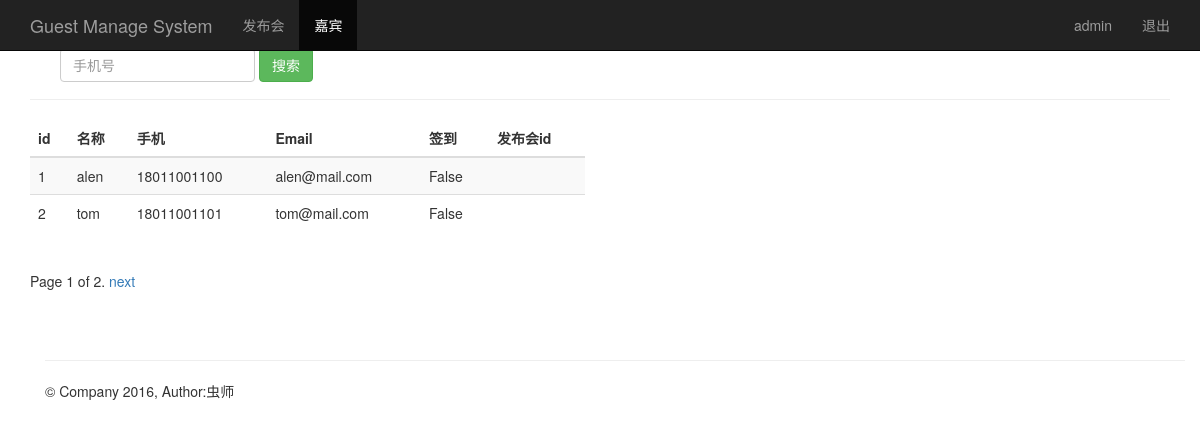
The page /guest_manage/ (signed in) on the database its author committed.
### sign/models.py (models this page shows, shortened)
class Guest(models.Model):
    event = models.ForeignKey(Event)            # 关联发布会id
    realname = models.CharField(max_length=64)  # 姓名
    phone = models.CharField(max_length=16)     # 手机号
    email = models.EmailField()                 # 邮箱
    sign = models.BooleanField()                # 签到状态
    create_time = models.DateTimeField(auto_now=True)  # 创建时间（自动获取当前时间）
    class Meta:
        unique_together = ('phone', 'event')

### sign/views.py (the view)
# urls.py: url(r'^guest_manage/$', views.guest_manage),
@login_required
def guest_manage(request):
    guest_list = Guest.objects.all()
    username = request.session.get('username', '')
    paginator = Paginator(guest_list, 2)
    page = request.GET.get('page')
    try:
        contacts = paginator.page(page)
    except PageNotAnInteger:
        contacts = paginator.page(1)
    except EmptyPage:
        contacts = paginator.page(paginator.num_pages)
    return render(request, "guest_manage.html", {"user": username, "guests": contacts})

### sign/models.py (called while the page is built)
    def __str__(self):
        return self.name

### sign/templates/guest_manage.html (shortened to what this page needs)
{% extends "base.html" %}
{% block content %}
    <nav class="navbar navbar-inverse navbar-fixed-top">
      <div class="container">
        <div class="navbar-header">
          <a class="navbar-brand" href="/guest_manage/">Guest Manage System</a>
        </div>
        <div id="navbar" class="collapse navbar-collapse">
          <ul class="nav navbar-nav">
            <li><a href="/event_manage/">发布会</a></li>
            <li class="active"><a href="#about">嘉宾</a></li>
          </ul>
          <ul class="nav navbar-nav navbar-right">
           <li><a href="#">{{user}}</a></li>
           <li><a href="/logout/">退出</a></li>
         </ul>
        </div>
      </div>
    </nav>
    <div class="container theme-showcase" role="main">
      <div class="page-header">
        <div id="navbar" class="navbar-collapse collapse">
          <form class="navbar-form" method="get" action="/search_phone/">
            <div class="form-group">
              <input name="phone" type="text" placeholder="手机号" class="form-control">
            </div>
            <button type="submit" class="btn btn-success">搜索</button>
          </form>
        </div>
      </div>
      <div class="row">
        <div class="col-md-6">
          <table class="table table-striped">
            <thead>
              <tr>
                <th>id</th>
                <th>名称</th>
                <th>手机</th>
                <th>Email</th>
                <th>签到</th>
                <th>发布会id</th>
              </tr>
            </thead>
            <tbody>
              {% for guest in guests %}
                <tr>
                  <td>{{ guest.id }}</td>
                  <td>{{ guest.realname }}</td>
                  <td>{{ guest.phone }}</td>
                  <td>{{ guest.email }}</td>
                  <td>{{ guest.sign }}</td>
                  <td>{{ guest.event }}</td>
                </tr>
             {% endfor %}
            </tbody>
          </table>
        </div>
      </div>
    <div class="pagination">
      <span class="step-links">
          <span class="current">
            Page {{ guests.number }} of {{ guests.paginator.num_pages }}.
          </span>
        {% if guests.has_next %}
          {% if phone %}
            <a href="?phone={{ phone }}&page={{ guests.next_page_number }}">next</a>
          {% else %}
           <a href="?page={{ guests.next_page_number }}">next</a>
          {% endif %}
        {% endif %}
      </span>
    </div>
{% endblock %}

### sign/templates/base.html (shortened to what this page needs)
<!DOCTYPE html>
<html lang="zh-CN">
  <head>
      <link href="//cdn.bootcss.com/bootstrap/3.3.5/css/bootstrap.min.css" rel="stylesheet">
      <link href="//v3.bootcss.com/examples/theme/theme.css" rel="stylesheet">
  </head>
  <body role="document">
  {% block content %}
  {% endblock %}
    <div class="container theme-showcase" role="main">
        <div class="page-header">
        </div>
        <footer class="footer">
          <p>&copy; Company 2016, Author:虫师</p>
        </footer>
    </div>
  </body>
</html>

### rows shown on the page
Guest: id "1", realname "alen", phone "18011001100", email "alen@mail.com", sign "False"
Guest: id "2", realname "tom", phone "18011001101", email "tom@mail.com", sign "False"

### other values the page prints
{{ user }} "admin"
{{ guests.number }} "1"
{{ guests.paginator.num_pages }} "2"
